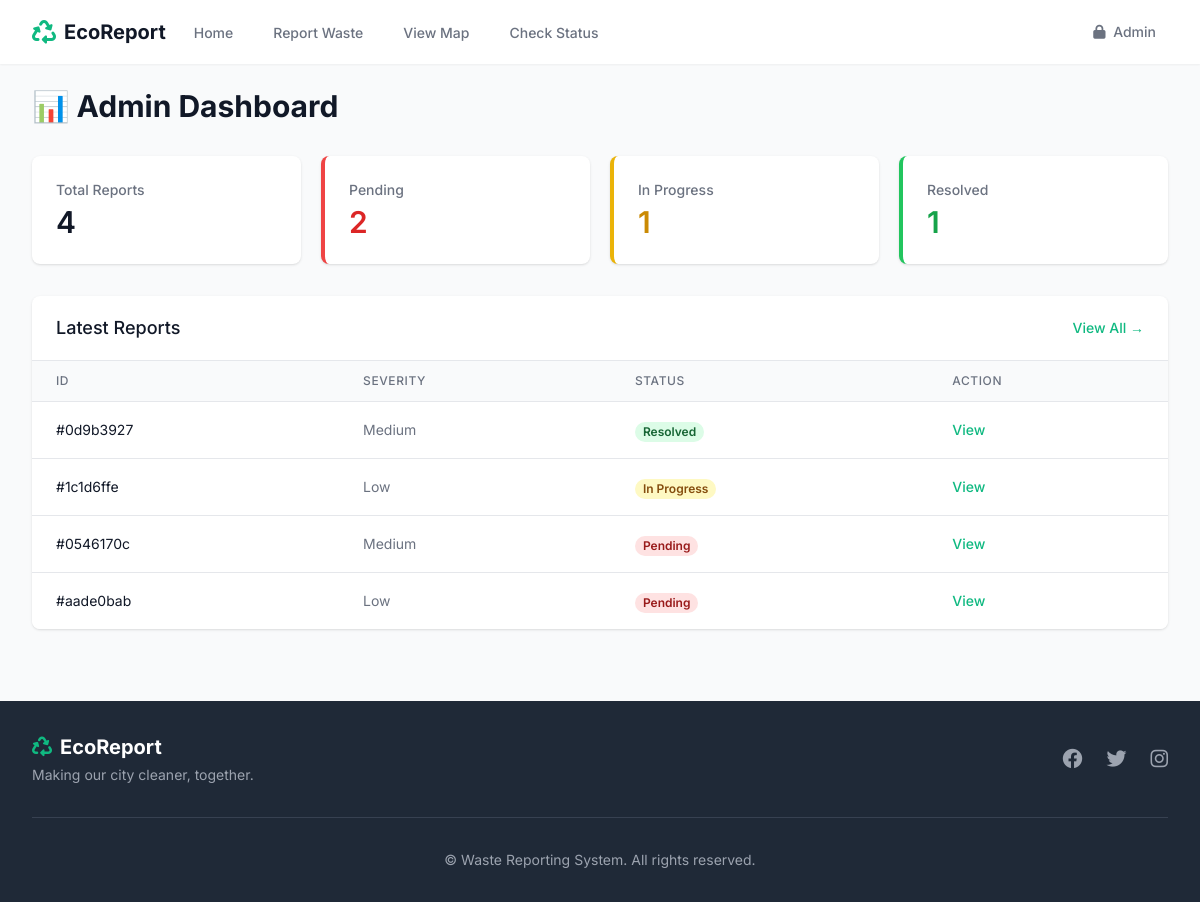
Screenshot of /admin/dashboard (signed in) with the database file from the repository.
### tables this page shows
CREATE TABLE reports (
            id TEXT PRIMARY KEY,
            description TEXT,
            location_name TEXT, 
            severity TEXT,
            latitude REAL,
            longitude REAL,
            image_path TEXT,
            status TEXT DEFAULT 'Pending',
            cleanup_image_path TEXT,
            created_at TIMESTAMP DEFAULT CURRENT_TIMESTAMP
        , ai_confidence INTEGER, updated_at TIMESTAMP);

### app.py (the view)
@app.route('/admin/dashboard')
def admin_dashboard():
    if 'admin' not in session: return redirect(url_for('admin_login'))
    conn = sqlite3.connect('database.db')
    conn.row_factory = sqlite3.Row
    c = conn.cursor()
    c.execute("SELECT count(*) FROM reports")
    total = c.fetchone()[0]
    c.execute("SELECT count(*) FROM reports WHERE status='Pending'")
    pending = c.fetchone()[0]
    c.execute("SELECT count(*) FROM reports WHERE status='In Progress'")
    progress = c.fetchone()[0]
    c.execute("SELECT count(*) FROM reports WHERE status='Resolved'")
    resolved = c.fetchone()[0]
    c.execute("SELECT * FROM reports ORDER BY created_at DESC LIMIT 5")
    latest_reports = [dict(row) for row in c.fetchall()]
    conn.close()
    return render_template('admin/dashboard.html', total=total, pending=pending, progress=progress, resolved=resolved, latest_reports=latest_reports)

### templates/admin/dashboard.html (shortened to what this page needs)
{% extends 'base.html' %}
{% block content %}
<div class="max-w-7xl mx-auto py-6 sm:px-6 lg:px-8">
    <h2 class="text-3xl font-bold text-gray-900 mb-8">📊 Admin Dashboard</h2>
    <div class="grid grid-cols-1 gap-5 sm:grid-cols-2 lg:grid-cols-4 mb-8">
        <div class="bg-white overflow-hidden shadow rounded-lg">
            <div class="px-4 py-5 sm:p-6">
                <dt class="text-sm font-medium text-gray-500 truncate">Total Reports</dt>
                <dd class="mt-1 text-3xl font-semibold text-gray-900">{{ total }}</dd>
            </div>
        </div>
        <div class="bg-white overflow-hidden shadow rounded-lg border-l-4 border-red-500">
            <div class="px-4 py-5 sm:p-6">
                <dt class="text-sm font-medium text-gray-500 truncate">Pending</dt>
                <dd class="mt-1 text-3xl font-semibold text-red-600">{{ pending }}</dd>
            </div>
        </div>
        <div class="bg-white overflow-hidden shadow rounded-lg border-l-4 border-yellow-500">
            <div class="px-4 py-5 sm:p-6">
                <dt class="text-sm font-medium text-gray-500 truncate">In Progress</dt>
                <dd class="mt-1 text-3xl font-semibold text-yellow-600">{{ progress }}</dd>
            </div>
        </div>
        <div class="bg-white overflow-hidden shadow rounded-lg border-l-4 border-green-500">
            <div class="px-4 py-5 sm:p-6">
                <dt class="text-sm font-medium text-gray-500 truncate">Resolved</dt>
                <dd class="mt-1 text-3xl font-semibold text-green-600">{{ resolved }}</dd>
            </div>
        </div>
    </div>
    <div class="bg-white shadow overflow-hidden sm:rounded-lg">
        <div class="px-4 py-5 sm:px-6 flex justify-between items-center border-b border-gray-200">
            <h3 class="text-lg leading-6 font-medium text-gray-900">Latest Reports</h3>
            {% if latest_reports %}
            <a href="{{ url_for('admin_reports') }}" class="text-sm font-medium text-primary hover:text-green-600">View
                All &rarr;</a>
            {% endif %}
        </div>
        {% if latest_reports %}
        <div class="overflow-x-auto">
            <table class="min-w-full divide-y divide-gray-200">
                <thead class="bg-gray-50">
                    <tr>
                        <th scope="col"
                            class="px-6 py-3 text-left text-xs font-medium text-gray-500 uppercase tracking-wider">ID
                        </th>
                        <th scope="col"
                            class="px-6 py-3 text-left text-xs font-medium text-gray-500 uppercase tracking-wider">
                            Severity</th>
                        <th scope="col"
                            class="px-6 py-3 text-left text-xs font-medium text-gray-500 uppercase tracking-wider">
                            Status</th>
                        <th scope="col"
                            class="px-6 py-3 text-left text-xs font-medium text-gray-500 uppercase tracking-wider">
                            Action</th>
                    </tr>
                </thead>
                <tbody class="bg-white divide-y divide-gray-200">
                    {% for report in latest_reports %}
                    <tr>
                        <td class="px-6 py-4 whitespace-nowrap text-sm text-gray-900">#{{ report.id }}</td>
                        <td class="px-6 py-4 whitespace-nowrap text-sm text-gray-500">{{ report.severity }}</td>
                        <td class="px-6 py-4 whitespace-nowrap">
                            <span class="px-2 inline-flex text-xs leading-5 font-semibold rounded-full
                                {% if report.status == 'Resolved' %} bg-green-100 text-green-800
                                {% elif report.status == 'In Progress' %} bg-yellow-100 text-yellow-800
                                {% else %} bg-red-100 text-red-800 {% endif %}">
                                {{ report.status }}
                            </span>
                        </td>
                        <td class="px-6 py-4 whitespace-nowrap text-sm font-medium">
                            <a href="{{ url_for('admin_report_detail', id=report.id) }}"
                                class="text-primary hover:text-green-900">View</a>
                        </td>
                    </tr>
                    {% endfor %}
                </tbody>
            </table>
        </div>
        {% endif %}
    </div>
</div>
{% endblock %}

### templates/base.html (style rules this page uses)
body { font-family: 'Inter', sans-serif; background-color: #F9FAFB; }

### rows the page displays
reports: id "0d9b3927", severity "Medium", status "Resolved"
reports: id "1c1d6ffe", severity "Low", status "In Progress"
reports: id "0546170c", severity "Medium", status "Pending"
reports: id "aade0bab", severity "Low", status "Pending"

### other values shown
{{ total }} "4"
{{ pending }} "2"
{{ progress }} "1"
{{ resolved }} "1"
